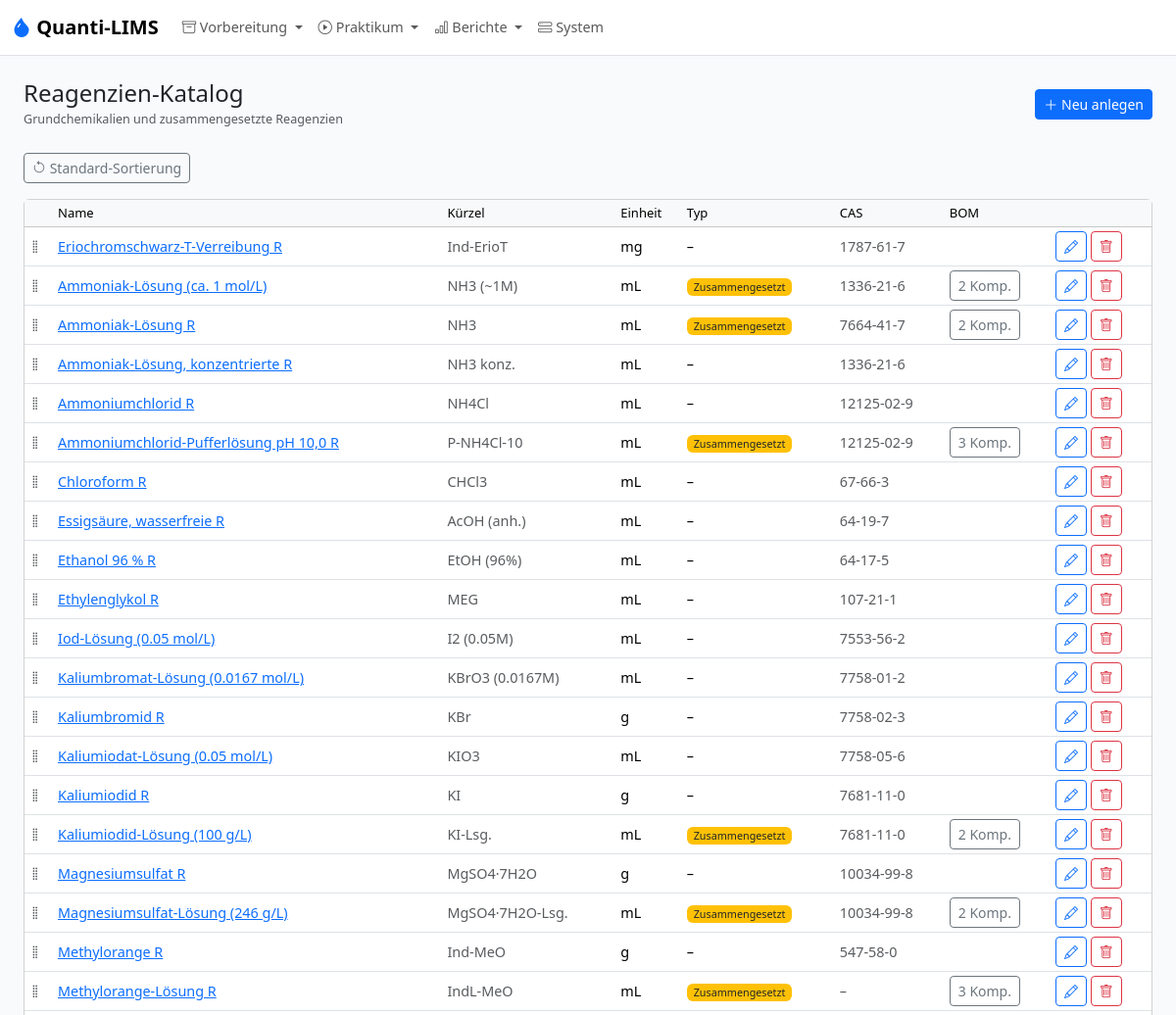
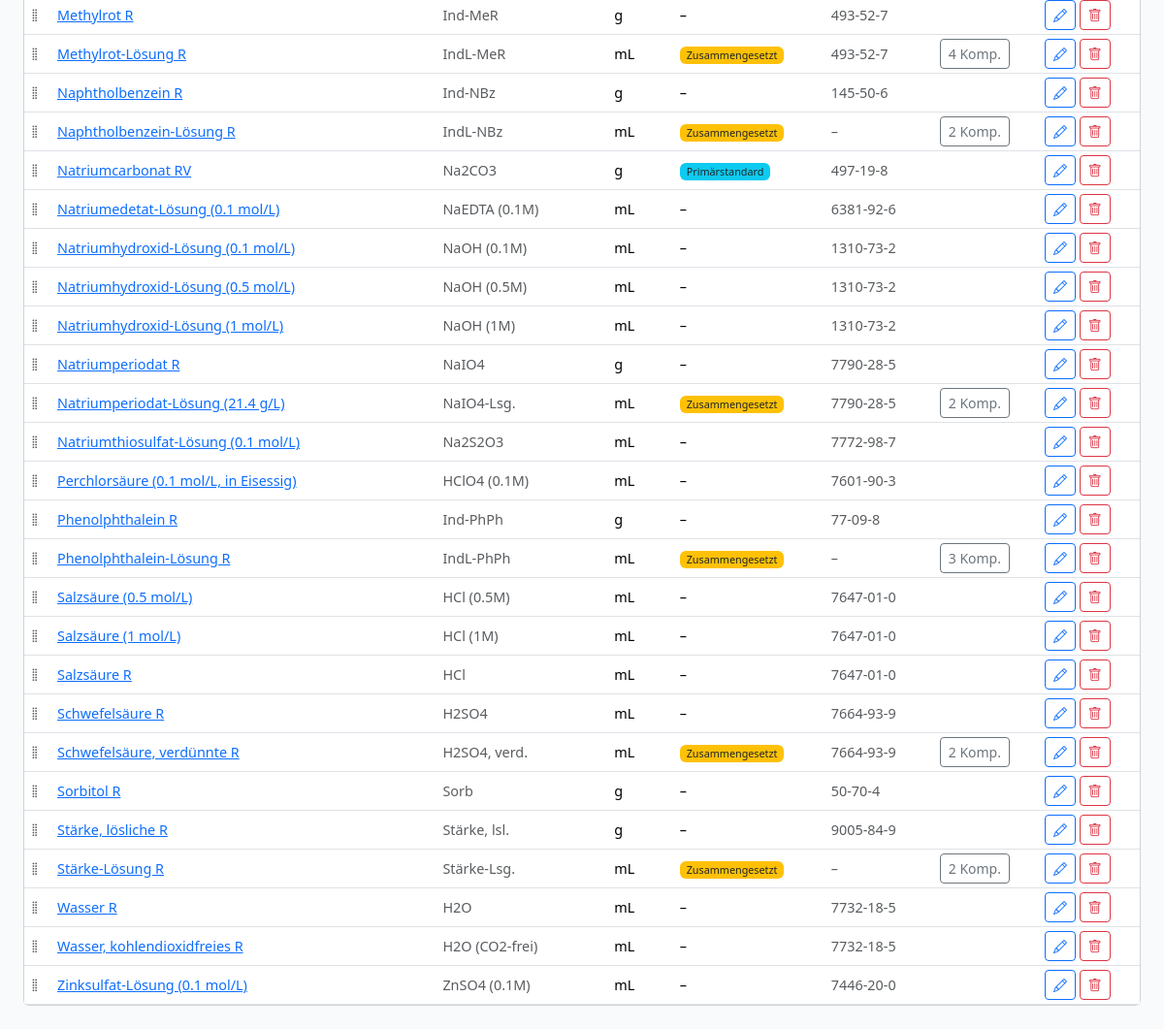
Page /admin/reagents on the earlier database version (2 pictures, top to bottom).
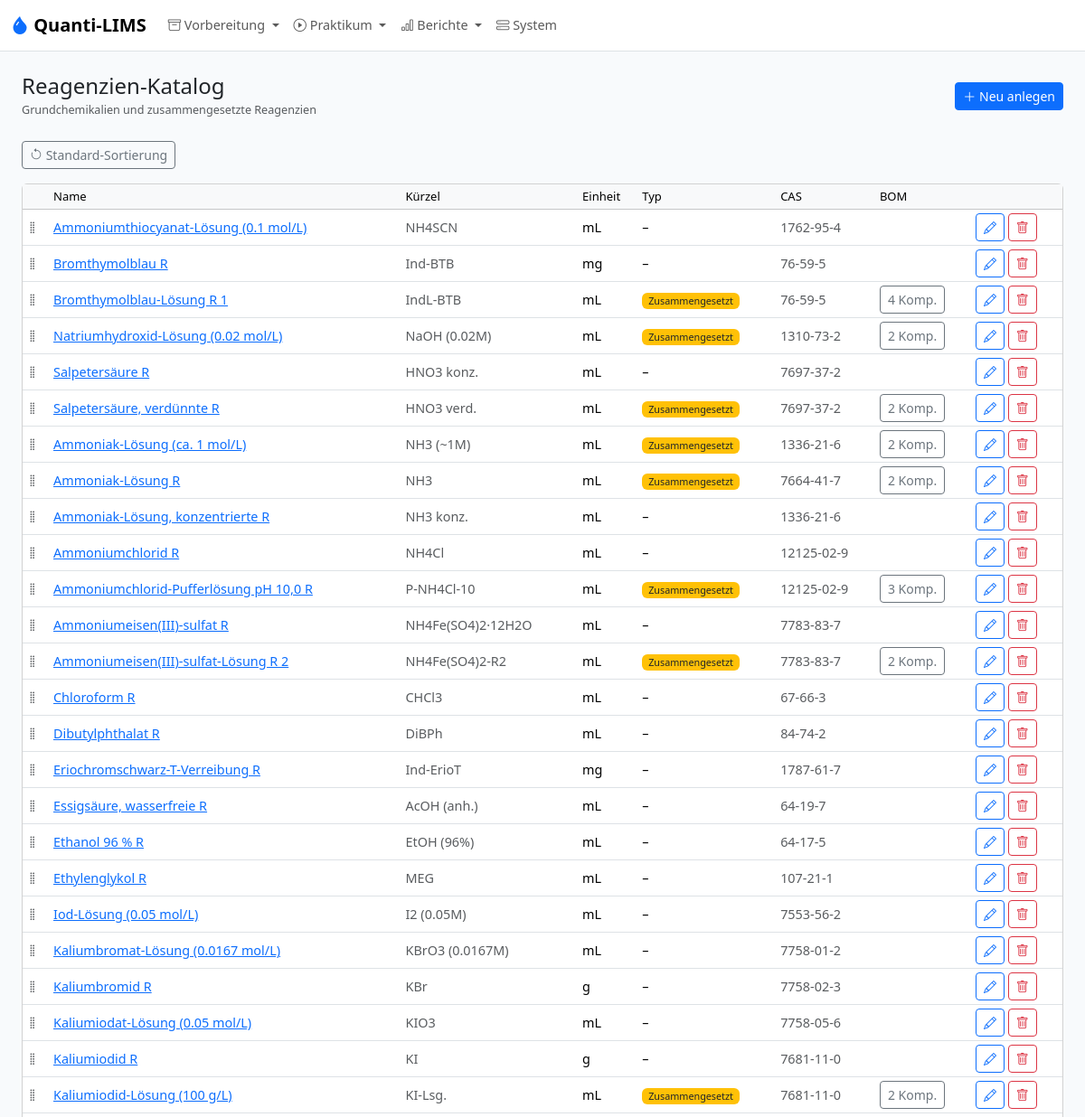
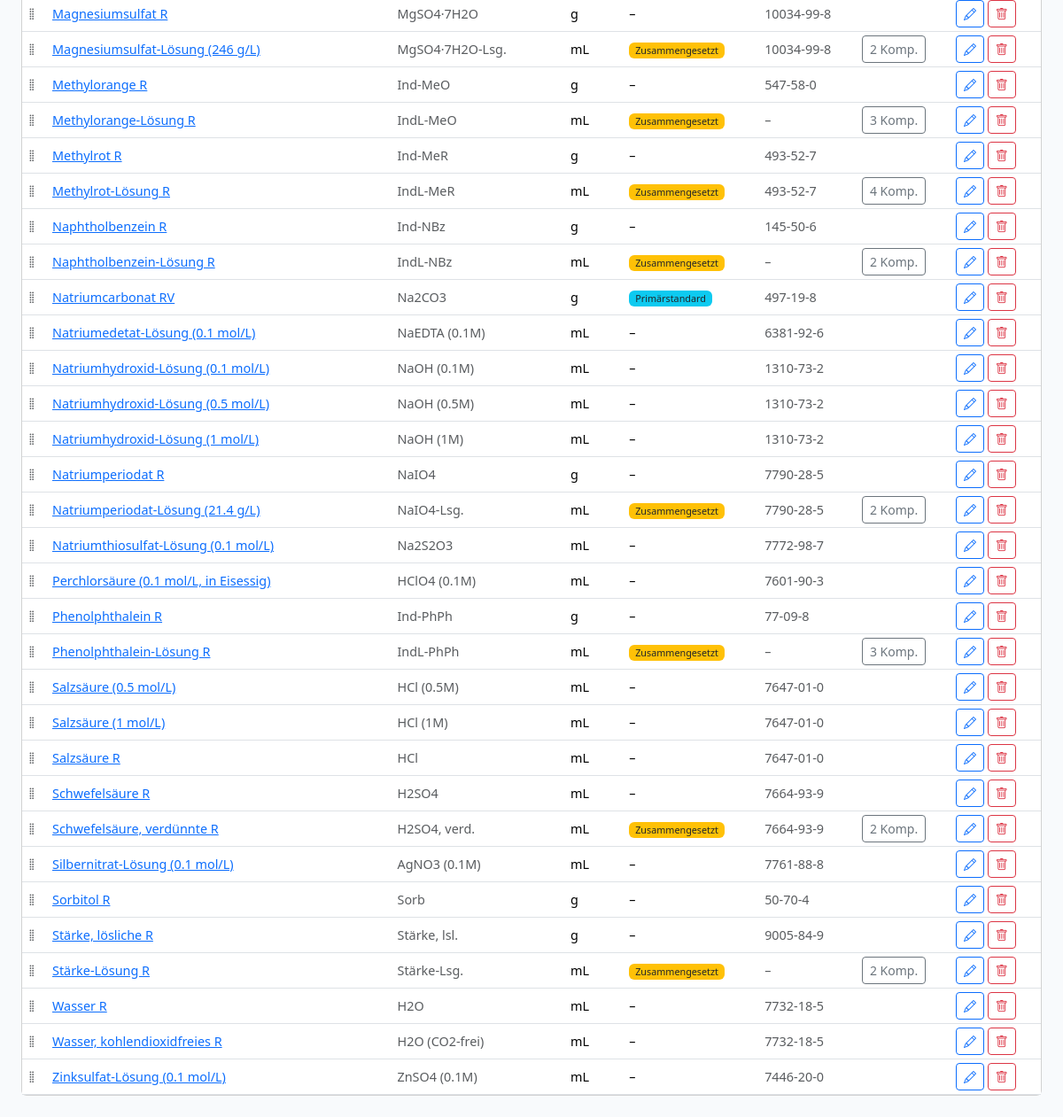
Same page on the later database version (2 pictures, top to bottom).
### models.py (models this page shows)
class Reagent(db.Model):
    __tablename__ = "reagent"
    id = db.Column(db.Integer, primary_key=True)
    name = db.Column(db.String(200), unique=True, nullable=False)
    abbreviation = db.Column(db.String(50))
    is_composite = db.Column(db.Boolean, nullable=False, default=False)
    is_primary_standard = db.Column(db.Boolean, nullable=False, default=False)
    formula = db.Column(db.String(100))
    molar_mass_gmol = db.Column(db.Float)
    e_ab_g = db.Column(db.Float)
    base_unit = db.Column(UNIT_ENUM, nullable=False, default="mL")
    cas_number = db.Column(db.String(30))
    density_g_ml = db.Column(db.Float)
    hazard_symbols = db.Column(db.String(100))
    storage_info = db.Column(db.String(200))
    notes = db.Column(db.Text)
    position = db.Column(db.Integer, nullable=False, default=0)
    components = db.relationship(
        "ReagentComponent",
        foreign_keys="ReagentComponent.parent_reagent_id",
        back_populates="parent",
    )
    method_usages = db.relationship("MethodReagent", back_populates="reagent")
    primary_standard_methods = db.relationship("Method", back_populates="primary_standard")

### app.py (the view)
    @app.route("/admin/reagents")
    def admin_reagents():
        items = Reagent.query.order_by(Reagent.position, Reagent.name).all()
        return render_template("admin/reagents.html", items=items)

### models.py (called while the page is built)
def normalize_unit(unit: str | None) -> str | None:
    if unit is None:
        return None
    compact = unit.strip()
    if not compact:
        return None
    return UNIT_CANONICAL_MAP.get(compact.lower(), compact if compact in UNIT_CODES else None)

def canonical_unit_label(unit: str | None) -> str:
    normalized = normalize_unit(unit)
    if normalized is None:
        return unit or ""
    return UNIT_LABELS.get(normalized, normalized)

### templates/admin/reagents.html (shortened to what this page needs)
{% extends "base.html" %}
{% from "macros.html" import page_header, delete_btn %}
{% block content %}
{{ page_header("Reagenzien-Katalog", "Grundchemikalien und zusammengesetzte Reagenzien", url_for('admin_reagent_form')) }}
<div class="mb-3">
  <button class="btn btn-outline-secondary btn-sm" id="reset-order-btn" title="Sortierung zurücksetzen (alphabetisch)"><i class="bi bi-arrow-counterclockwise"></i> Standard-Sortierung</button>
</div>
<div class="card"><div class="table-responsive">
<table class="table table-sm table-hover mb-0 align-middle">
<thead class="table-light"><tr><th style="width:30px"></th><th>Name</th><th>Kürzel</th><th>Einheit</th><th>Typ</th><th>CAS</th><th>BOM</th><th></th></tr></thead>
<tbody id="reagent-sortable">
{% for r in items %}
<tr data-id="{{ r.id }}">
  <td class="drag-handle" style="cursor:grab"><i class="bi bi-grip-vertical text-body-secondary"></i></td>
  <td><a href="{{ url_for('admin_reagent_form', id=r.id) }}">{{ r.name }}</a></td>
  <td class="text-body-secondary">{{ r.abbreviation or '–' }}</td>
  <td>{{ r.base_unit|unit }}</td>
  <td>{% if r.is_primary_standard %}<span class="badge bg-info text-dark">Primärstandard</span>{% endif %}{% if r.is_composite %}<span class="badge bg-warning text-dark">Zusammengesetzt</span>{% endif %}{% if not r.is_primary_standard and not r.is_composite %}–{% endif %}</td>
  <td class="text-body-secondary">{{ r.cas_number or '–' }}</td>
  <td>{% if r.is_composite %}<a href="{{ url_for('admin_reagent_components', reagent_id=r.id) }}" class="btn btn-outline-secondary btn-sm">{{ r.components|length }} Komp.</a>{% endif %}</td>
  <td>
    <a href="{{ url_for('admin_reagent_form', id=r.id) }}" class="btn btn-outline-primary btn-sm"><i class="bi bi-pencil"></i></a>
    {{ delete_btn(url_for('admin_reagent_delete', id=r.id)) }}
  </td>
</tr>
{% endfor %}
</tbody></table></div></div>
{% endblock %}

### templates/macros.html (shortened to what this page needs)
{% macro page_header(title, subtitle="", new_url="", new_label="Neu anlegen") %}
<div class="d-flex justify-content-between align-items-center mb-4">
  <div>
    <h4 class="mb-0">{{ title }}</h4>
    {% if subtitle %}<small class="text-body-secondary">{{ subtitle }}</small>{% endif %}
  </div>
  {% if new_url %}
  <a href="{{ new_url }}" class="btn btn-primary btn-sm"><i class="bi bi-plus-lg"></i> {{ new_label }}</a>
  {% endif %}
</div>
{% endmacro %}
{% macro delete_btn(url) %}
<form method="POST" action="{{ url }}" class="d-inline" onsubmit="return confirm('Wirklich löschen?')">
  <button type="submit" class="btn btn-outline-danger btn-sm"><i class="bi bi-trash"></i></button>
</form>
{% endmacro %}

Differences in the rows shown:
added Reagent: name "Ammoniumthiocyanat-Lösung (0.1 mol/L)", abbreviation "NH4SCN", base_unit|unit "mL", cas_number "1762-95-4"
added Reagent: name "Bromthymolblau R", abbreviation "Ind-BTB", base_unit|unit "mg", cas_number "76-59-5"
added Reagent: name "Bromthymolblau-Lösung R 1", abbreviation "IndL-BTB", base_unit|unit "mL", is_composite "Zusammengesetzt", cas_number "76-59-5", components|length "4"
added Reagent: name "Natriumhydroxid-Lösung (0.02 mol/L)", abbreviation "NaOH (0.02M)", base_unit|unit "mL", is_composite "Zusammengesetzt", cas_number "1310-73-2", components|length "2"
added Reagent: name "Salpetersäure R", abbreviation "HNO3 konz.", base_unit|unit "mL", cas_number "7697-37-2"
added Reagent: name "Salpetersäure, verdünnte R", abbreviation "HNO3 verd.", base_unit|unit "mL", is_composite "Zusammengesetzt", cas_number "7697-37-2", components|length "2"
added Reagent: name "Ammoniumeisen(III)-sulfat R", abbreviation "NH4Fe(SO4)2·12H2O", base_unit|unit "mL", cas_number "7783-83-7"
added Reagent: name "Ammoniumeisen(III)-sulfat-Lösung R 2", abbreviation "NH4Fe(SO4)2-R2", base_unit|unit "mL", is_composite "Zusammengesetzt", cas_number "7783-83-7", components|length "2"
added Reagent: name "Dibutylphthalat R", abbreviation "DiBPh", base_unit|unit "mL", cas_number "84-74-2"
changed Reagent "Eriochromschwarz-T-Verreibung R": moves down the list
added Reagent: name "Silbernitrat-Lösung (0.1 mol/L)", abbreviation "AgNO3 (0.1M)", base_unit|unit "mL", cas_number "7761-88-8"
